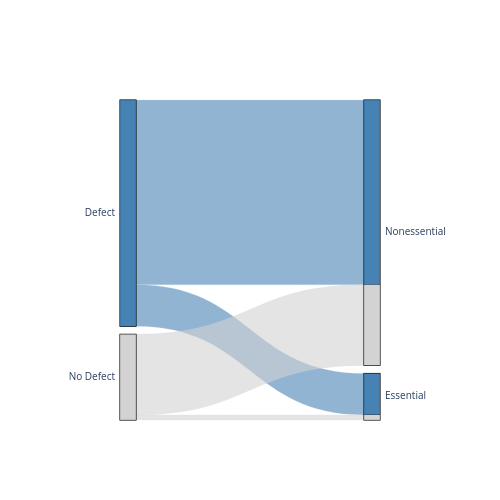

The code cell stored with this chart in its notebook:
### Markdown cell above
### Number of Genes Causing/Not Causing Defects

### Code cell
all_screened_genes = []
genes_causing_defects = []

for marker in markers:
    sheetB_ORFs =  (
        pl
        .read_excel(f"/home/alex/alex_files/markerproject_redux/strain_filtering/{phenotype_set}/filtered_strain_workbooks/{marker}_filtered_strains.xlsx", sheet_name="SheetB")
        .with_columns(
            (
                pl
                .when(pl.col("Strain_ID").str.contains("tsa"))
                .then(pl.lit("Essential"))
                .otherwise(pl.lit("Nonessential"))
                ).alias("Essentiality")
            )
        .select(["ORF", "Essentiality"])
    )
    all_screened_genes.append(sheetB_ORFs)
    
    sheetD_ORFs =  (
        pl
        .read_excel(f"/home/alex/alex_files/markerproject_redux/strain_filtering/{phenotype_set}/filtered_strain_workbooks/{marker}_filtered_strains.xlsx", sheet_name=sheet_data)
        .with_columns(
            (
                pl
                .when(pl.col("Strain_ID").str.contains("tsa"))
                .then(pl.lit("Essential"))
                .otherwise(pl.lit("Nonessential"))
                ).alias("Essentiality")
            )
        .select(["ORF", "Essentiality"])
    )
    genes_causing_defects.append(sheetD_ORFs)

all_screened_genes = pl.concat(all_screened_genes, how="vertical").unique()
genes_causing_defects = pl.concat(genes_causing_defects, how="vertical").unique()
genes_not_causing_defects = all_screened_genes.filter(~pl.col("ORF").is_in(genes_causing_defects["ORF"]))

num_genes_causing_defects = genes_causing_defects.shape[0]
num_genes_not_causing_defects = genes_not_causing_defects.shape[0]

num_nonessential_genes_causing_defects = genes_causing_defects.filter(pl.col("Essentiality") == "Nonessential").shape[0]
num_nonessential_genes_not_causing_defects = genes_not_causing_defects.filter(pl.col("Essentiality") == "Nonessential").shape[0]

num_essential_genes_causing_defects = genes_causing_defects.filter(pl.col("Essentiality") == "Essential").shape[0]
num_essential_genes_not_causing_defects = genes_not_causing_defects.filter(pl.col("Essentiality") == "Essential").shape[0]

print(
    f"""
    Genes Causing Defects: {num_genes_causing_defects} ({(num_genes_causing_defects / all_screened_genes.shape[0]) * 100}%)
    Genes Not Causing Defects: {num_genes_not_causing_defects} ({(num_genes_not_causing_defects / all_screened_genes.shape[0]) * 100}%)
    Nonessential Genes Causing Defects: {num_nonessential_genes_causing_defects} ({num_nonessential_genes_causing_defects / all_screened_genes.filter(pl.col("Essentiality") == "Nonessential").shape[0] * 100}%)
    Essential Genes Causing Defects: {num_essential_genes_causing_defects} ({num_essential_genes_causing_defects / all_screened_genes.filter(pl.col("Essentiality") == "Essential").shape[0] * 100}%)
    Nonessential Genes Not Causing Defects: {num_nonessential_genes_not_causing_defects} ({num_nonessential_genes_not_causing_defects / all_screened_genes.filter(pl.col("Essentiality") == "Nonessential").shape[0] * 100}%)
    Essential Genes Not Causing Defects: {num_essential_genes_not_causing_defects} ({num_essential_genes_not_causing_defects / all_screened_genes.filter(pl.col("Essentiality") == "Essential").shape[0] * 100}%)
    """
)

fig = go.Figure(go.Parcats(
    dimensions=[
        {'label': '',
         'values': ['Defect', 'Defect', 
                    'No Defect', 'No Defect']},
        {'label': '',
         'values': ['Nonessential', 'Essential',
                    'Nonessential', 'Essential']
         }
        ],
    counts=[num_nonessential_genes_causing_defects, num_essential_genes_causing_defects, num_nonessential_genes_not_causing_defects, num_essential_genes_not_causing_defects],
    line=dict(
        shape='hspline',
        color=[0,0,1,1],
        colorscale=[[0,"steelblue"],[1,"lightgray"]]
        )
))

fig.update_layout(
    width=500,
    height=500
)

if save_figs:
    fig.write_image("/mnt/c/Users/peree/OneDrive/Desktop/parcats_plot.pdf")

fig.show()

### Figure 1 — Plotly figure (JSON) as saved in the notebook; plotly's stock layout.template omitted (floating-point values rounded to 4 significant figures)
{"data": [{"counts": [2686, 603, 1172, 74], "dimensions": [{"label": "", "values": ["Defect", "Defect", "No Defect", "No Defect"]}, {"label": "", "values": ["Nonessential", "Essential", "Nonessential", "Essential"]}], "line": {"color": [0, 0, 1, 1], "colorscale": [[0, "steelblue"], [1, "lightgray"]], "shape": "hspline"}, "type": "parcats"}], "layout": {"height": 500, "width": 500}}
